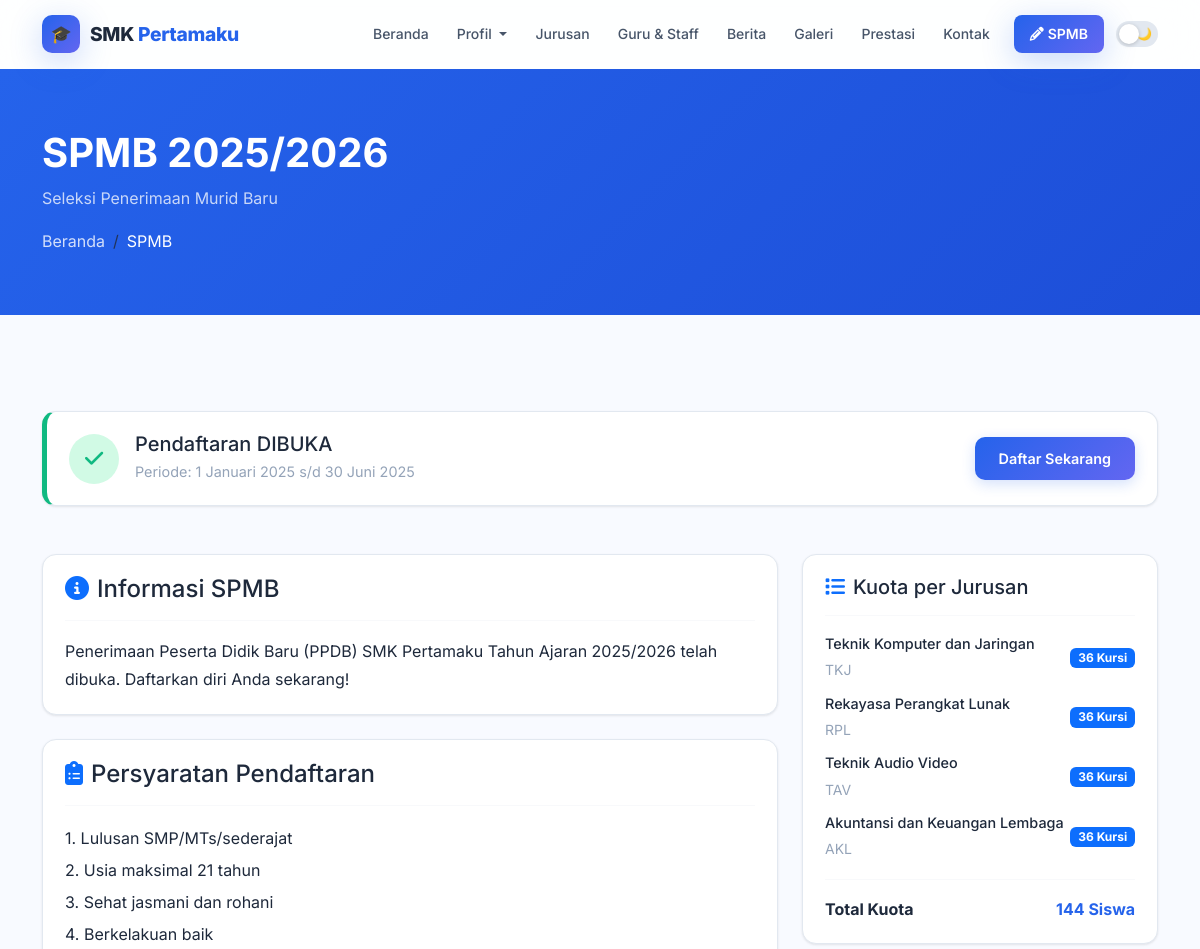
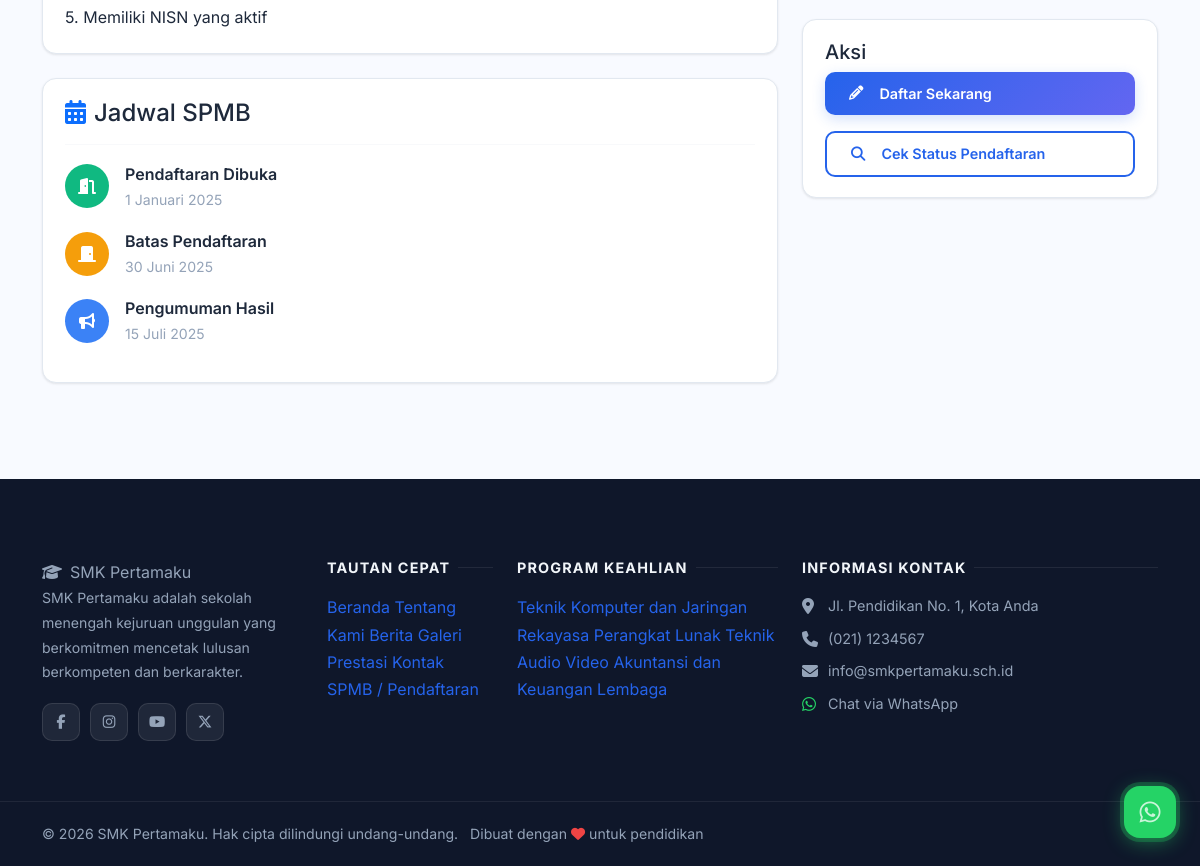
Page /spmb on the committed database (2 pictures, top to bottom).
### tables this page shows
CREATE TABLE IF NOT EXISTS `spmb_settings` (
  `id` INT AUTO_INCREMENT PRIMARY KEY,
  `academic_year` VARCHAR(20) NOT NULL,
  `open_date` DATE NOT NULL,
  `close_date` DATE NOT NULL,
  `announcement_date` DATE DEFAULT NULL,
  `quota_total` INT DEFAULT 144,
  `is_active` TINYINT(1) DEFAULT 1,
  `info` TEXT DEFAULT NULL,
  `requirements` LONGTEXT DEFAULT NULL,
  `created_at` TIMESTAMP DEFAULT CURRENT_TIMESTAMP
);

CREATE TABLE IF NOT EXISTS `programs` (
  `id` INT AUTO_INCREMENT PRIMARY KEY,
  `name` VARCHAR(200) NOT NULL,
  `code` VARCHAR(20) DEFAULT NULL,
  `description` LONGTEXT,
  `image` VARCHAR(255) DEFAULT NULL,
  `icon` VARCHAR(100) DEFAULT 'fas fa-laptop-code',
  `quota` INT DEFAULT 36,
  `is_active` TINYINT(1) DEFAULT 1,
  `sort_order` INT DEFAULT 0,
  `created_at` TIMESTAMP DEFAULT CURRENT_TIMESTAMP
);

CREATE TABLE IF NOT EXISTS `social_media` (
  `id` INT AUTO_INCREMENT PRIMARY KEY,
  `platform` VARCHAR(50) NOT NULL,
  `url` VARCHAR(255) NOT NULL,
  `icon` VARCHAR(100) DEFAULT NULL,
  `is_active` TINYINT(1) DEFAULT 1
);

### app/controllers/PublicController.php (called while the page is built, shortened)
<?php
class PublicController {
    public function spmbInfo() {
        $db = getDB();
        $res = $db->query("SELECT * FROM spmb_settings ORDER BY id DESC LIMIT 1");
        $spmbSettings = $res ? ($res->fetch_assoc() ?: []) : [];
        $resP = $db->query("SELECT * FROM programs WHERE is_active=1 ORDER BY sort_order");
        $programs = $resP ? $resP->fetch_all(MYSQLI_ASSOC) : [];
        require_once __DIR__ . '/../../views/public/spmb.php';
    }
}

### index.php (called while the page is built, shortened)
<?php
require_once __DIR__ . '/routes/web.php';

### app/helpers.php (called while the page is built, shortened)
<?php
function getSettings() {
    $db = getDB();
    $res = $db->query("SELECT `key`, value FROM settings");
    $data = [];
    while ($row = $res->fetch_assoc()) {
        $data[$row['key']] = $row['value'];
    }
    return $data;
}
function formatDate($date) {
    $months = ['','Januari','Februari','Maret','April','Mei','Juni',
               'Juli','Agustus','September','Oktober','November','Desember'];
    $d = date('j', strtotime($date));
    $m = $months[(int)date('n', strtotime($date))];
    $y = date('Y', strtotime($date));
    return "$d $m $y";
}

### views/public/spmb.php (the view, shortened to what this page needs)
<?php
require_once __DIR__ . '/../layouts/header.php';
?>
<div style="background:linear-gradient(135deg,var(--primary),var(--primary-dark));padding:60px 0;color:#fff;">
    <div class="container">
        <h1 class="fw-bold mb-2">SPMB <?= htmlspecialchars($spmbSettings['academic_year'] ?? '') ?></h1>
        <p class="mb-3 opacity-75">Seleksi Penerimaan Murid Baru</p>
        <nav aria-label="breadcrumb">
            <ol class="breadcrumb mb-0"><li class="breadcrumb-item"><a href="<?= APP_URL ?>/" style="color:rgba(255,255,255,0.8);">Beranda</a></li><li class="breadcrumb-item active text-white">SPMB</li></ol>
        </nav>
    </div>
</div>
<section class="section">
    <div class="container">
        <?php if (!empty($spmbSettings)): ?>
        <div class="card mb-5" style="border-left:5px solid <?= ($spmbSettings['is_active'] ?? 0) ? '#10b981' : '#ef4444' ?>;">
            <div class="card-body d-flex align-items-center gap-3">
                <div style="width:50px;height:50px;border-radius:50%;background:<?= ($spmbSettings['is_active'] ?? 0) ? '#d1fae5' : '#fee2e2' ?>;display:flex;align-items:center;justify-content:center;flex-shrink:0;">
                    <i class="fas fa-<?= ($spmbSettings['is_active'] ?? 0) ? 'check' : 'times' ?>" style="color:<?= ($spmbSettings['is_active'] ?? 0) ? '#10b981' : '#ef4444' ?>;font-size:1.3rem;"></i>
                </div>
                <div>
                    <h5 style="color:var(--text);margin:0;">Pendaftaran <?= ($spmbSettings['is_active'] ?? 0) ? 'DIBUKA' : 'DITUTUP' ?></h5>
                    <p style="color:var(--text-muted);margin:4px 0 0;font-size:0.9rem;">
                        Periode: <?= formatDate($spmbSettings['open_date'] ?? '') ?> s/d <?= formatDate($spmbSettings['close_date'] ?? '') ?>
                    </p>
                </div>
                <?php if ($spmbSettings['is_active'] ?? 0): ?>
                <a href="<?= APP_URL ?>/spmb/daftar" class="btn btn-primary ms-auto">Daftar Sekarang</a>
                <?php endif; ?>
            </div>
        </div>
        <?php endif; ?>
        <div class="row g-4">
            <div class="col-lg-8">
                <?php if (!empty($spmbSettings['info'])): ?>
                <div class="card mb-4">
                    <div class="card-body">
                        <h4 style="color:var(--text);"><i class="fas fa-info-circle me-2 text-primary"></i>Informasi SPMB</h4>
                        <hr style="border-color:var(--border);">
                        <div style="color:var(--text);line-height:1.8;"><?= nl2br(htmlspecialchars($spmbSettings['info'])) ?></div>
                    </div>
                </div>
                <?php endif; ?>
                <?php if (!empty($spmbSettings['requirements'])): ?>
                <div class="card mb-4">
                    <div class="card-body">
                        <h4 style="color:var(--text);"><i class="fas fa-clipboard-list me-2 text-primary"></i>Persyaratan Pendaftaran</h4>
                        <hr style="border-color:var(--border);">
                        <div style="color:var(--text);line-height:2;"><?= nl2br(htmlspecialchars($spmbSettings['requirements'])) ?></div>
                    </div>
                </div>
                <?php endif; ?>
                <div class="card">
                    <div class="card-body">
                        <h4 style="color:var(--text);"><i class="fas fa-calendar-alt me-2 text-primary"></i>Jadwal SPMB</h4>
                        <hr style="border-color:var(--border);">
                        <div class="timeline">
                            <?php
                            $timeline = [
                                ['label' => 'Pendaftaran Dibuka', 'date' => $spmbSettings['open_date'] ?? null, 'icon' => 'fa-door-open', 'color' => '#10b981'],
                                ['label' => 'Batas Pendaftaran', 'date' => $spmbSettings['close_date'] ?? null, 'icon' => 'fa-door-closed', 'color' => '#f59e0b'],
                                ['label' => 'Pengumuman Hasil', 'date' => $spmbSettings['announcement_date'] ?? null, 'icon' => 'fa-bullhorn', 'color' => '#3b82f6'],
                            ];
                            foreach ($timeline as $tl): if (empty($tl['date'])) continue; ?>
                            <div class="d-flex align-items-center gap-3 mb-3">
                                <div style="width:44px;height:44px;border-radius:50%;background:<?= $tl['color'] ?>;display:flex;align-items:center;justify-content:center;flex-shrink:0;">
                                    <i class="fas <?= $tl['icon'] ?>" style="color:#fff;"></i>
                                </div>
                                <div>
                                    <div style="color:var(--text);font-weight:600;"><?= $tl['label'] ?></div>
                                    <div style="color:var(--text-muted);font-size:0.88rem;"><?= formatDate($tl['date']) ?></div>
                                </div>
                            </div>
                            <?php endforeach; ?>
                        </div>
                    </div>
                </div>
            </div>
            <div class="col-lg-4">
                <div class="card mb-4">
                    <div class="card-body">
                        <h5 style="color:var(--text);"><i class="fas fa-list me-2 text-primary"></i>Kuota per Jurusan</h5>
                        <hr style="border-color:var(--border);">
                        <?php foreach ($programs as $prog): ?>
                        <div class="d-flex justify-content-between align-items-center mb-2">
                            <div>
                                <div style="color:var(--text);font-size:0.9rem;font-weight:500;"><?= htmlspecialchars($prog['name']) ?></div>
                                <?php if (!empty($prog['code'])): ?><small style="color:var(--text-muted);"><?= htmlspecialchars($prog['code']) ?></small><?php endif; ?>
                            </div>
                            <span class="badge bg-primary"><?= $prog['quota'] ?> Kursi</span>
                        </div>
                        <?php endforeach; ?>
                        <hr style="border-color:var(--border);">
                        <div class="d-flex justify-content-between">
                            <strong style="color:var(--text);">Total Kuota</strong>
                            <strong style="color:var(--primary);"><?= $spmbSettings['quota_total'] ?? 144 ?> Siswa</strong>
                        </div>
                    </div>
                </div>
                <div class="card">
                    <div class="card-body">
                        <h5 style="color:var(--text);">Aksi</h5>
                        <?php if ($spmbSettings['is_active'] ?? 0): ?>
                        <a href="<?= APP_URL ?>/spmb/daftar" class="btn btn-primary w-100 mb-3">
                            <i class="fas fa-pencil-alt me-2"></i>Daftar Sekarang
                        </a>
                        <?php else: ?>
                        <button class="btn btn-secondary w-100 mb-3" disabled>Pendaftaran Belum Dibuka</button>
                        <?php endif; ?>
                        <a href="<?= APP_URL ?>/spmb/cek" class="btn btn-outline-primary w-100">
                            <i class="fas fa-search me-2"></i>Cek Status Pendaftaran
                        </a>
                    </div>
                </div>
            </div>
        </div>
    </div>
</section>
<?php require_once __DIR__ . '/../layouts/footer.php'; ?>

### views/layouts/footer.php (shortened to what this page needs)
<?php
$settings = getSettings();
$schoolName = $settings['school_name'] ?? 'SMK Pertamaku';
$footerAbout = $settings['footer_about'] ?? '';
$address = $settings['school_address'] ?? '';
$phone = $settings['school_phone'] ?? '';
$email = $settings['school_email'] ?? '';
$whatsapp = $settings['whatsapp_number'] ?? '';
$currentYear = date('Y');
$db = getDB();
$progRes = $db->query("SELECT id, name FROM programs WHERE is_active=1 ORDER BY sort_order LIMIT 6");
$footerPrograms = $progRes ? $progRes->fetch_all(MYSQLI_ASSOC) : [];
$smRes = $db->query("SELECT * FROM social_media WHERE is_active=1");
$socialMedia = $smRes ? $smRes->fetch_all(MYSQLI_ASSOC) : [];
?>
</main>
<footer class="site-footer">
    <div class="container">
        <div class="row g-4">
            <div class="col-lg-3 col-md-6">
                <span class="footer-brand"><i class="fas fa-graduation-cap me-2"></i><?= htmlspecialchars($schoolName) ?></span>
                <p><?= htmlspecialchars($footerAbout) ?></p>
                <?php if ($socialMedia): ?>
                <div class="social-links">
                    <?php foreach ($socialMedia as $sm): ?>
                        <a href="<?= htmlspecialchars($sm['url']) ?>" target="_blank" rel="noopener" class="social-link" title="<?= htmlspecialchars($sm['platform']) ?>">
                            <i class="<?= htmlspecialchars($sm['icon'] ?? 'fas fa-link') ?>"></i>
                        </a>
                    <?php endforeach; ?>
                </div>
                <?php endif; ?>
            </div>
            <div class="col-lg-2 col-md-6">
                <h5>Tautan Cepat</h5>
                <a href="<?= APP_URL ?>/">Beranda</a>
                <a href="<?= APP_URL ?>/profil">Tentang Kami</a>
                <a href="<?= APP_URL ?>/berita">Berita</a>
                <a href="<?= APP_URL ?>/galeri">Galeri</a>
                <a href="<?= APP_URL ?>/prestasi">Prestasi</a>
                <a href="<?= APP_URL ?>/kontak">Kontak</a>
                <a href="<?= APP_URL ?>/spmb">SPMB / Pendaftaran</a>
            </div>
            <div class="col-lg-3 col-md-6">
                <h5>Program Keahlian</h5>
                <?php foreach ($footerPrograms as $prog): ?>
                    <a href="<?= APP_URL ?>/jurusan/<?= $prog['id'] ?>"><?= htmlspecialchars($prog['name']) ?></a>
                <?php endforeach; ?>
            </div>
            <div class="col-lg-4 col-md-6">
                <h5>Informasi Kontak</h5>
                <?php if ($address): ?>
                <div class="d-flex gap-2 mb-2">
                    <i class="fas fa-map-marker-alt mt-1" style="color:#94a3b8;width:18px;"></i>
                    <span style="color:var(--footer-text);font-size:0.9rem;"><?= htmlspecialchars($address) ?></span>
                </div>
                <?php endif; ?>
                <?php if ($phone): ?>
                <div class="d-flex gap-2 mb-2">
                    <i class="fas fa-phone mt-1" style="color:#94a3b8;width:18px;"></i>
                    <a href="tel:<?= preg_replace('/[^0-9+]/', '', $phone) ?>" style="color:var(--footer-text);font-size:0.9rem;"><?= htmlspecialchars($phone) ?></a>
                </div>
                <?php endif; ?>
                <?php if ($email): ?>
                <div class="d-flex gap-2 mb-2">
                    <i class="fas fa-envelope mt-1" style="color:#94a3b8;width:18px;"></i>
                    <a href="mailto:<?= htmlspecialchars($email) ?>" style="color:var(--footer-text);font-size:0.9rem;"><?= htmlspecialchars($email) ?></a>
                </div>
                <?php endif; ?>
                <?php if ($whatsapp): ?>
                <div class="d-flex gap-2 mb-2">
                    <i class="fab fa-whatsapp mt-1" style="color:#25d366;width:18px;"></i>
                    <a href="https://wa.me/<?= preg_replace('/[^0-9]/', '', $whatsapp) ?>" target="_blank" style="color:var(--footer-text);font-size:0.9rem;">Chat via WhatsApp</a>
                </div>
                <?php endif; ?>
            </div>
        </div>
    </div>
    <div class="footer-bottom">
        <div class="container">
            <p class="mb-0">
                &copy; <?= $currentYear ?> <?= htmlspecialchars($schoolName) ?>. Hak cipta dilindungi undang-undang.
                <span class="ms-2">Dibuat dengan <i class="fas fa-heart" style="color:#ef4444;"></i> untuk pendidikan</span>
            </p>
        </div>
    </div>
</footer>
<?php if ($whatsapp): ?>
<a href="https://wa.me/<?= preg_replace('/[^0-9]/', '', $whatsapp) ?>?text=Halo+<?= urlencode($schoolName) ?>%2C+saya+ingin+bertanya..."
   class="whatsapp-float" target="_blank" rel="noopener" title="Chat WhatsApp">
    <i class="fab fa-whatsapp"></i>
</a>
<?php endif; ?>
</body>
</html>

### rows in the picture
spmb_settings: academic_year "2025/2026", open_date "1 Januari 2025", close_date "30 Juni 2025", info "Penerimaan Peserta Didik Baru (PPDB) SMK Pertamaku Tahun Ajaran 2025/2026 telah dibuka. Daftarkan diri Anda sekarang!", requirements "1. Lulusan SMP/MTs/sederajat 2. Usia maksimal 21 tahun 3. Sehat jasmani dan rohani 4. Berkelakuan baik 5. Memiliki NISN yang aktif", quota_total "144"
programs: name "Teknik Komputer dan Jaringan", code "TKJ", quota "36"
programs: name "Rekayasa Perangkat Lunak", code "RPL", quota "36"
programs: name "Teknik Audio Video", code "TAV", quota "36"
programs: name "Akuntansi dan Keuangan Lembaga", code "AKL", quota "36"

### other values in the picture
explode(' ', $schoolName)[0] "SMK"
implode(' ', array_slice(explode(' ', $schoolName), 1)) "Pertamaku"
$tl['label'] "Pendaftaran Dibuka"
formatDate($tl['date']) "1 Januari 2025"
$tl['label'] "Batas Pendaftaran"
formatDate($tl['date']) "30 Juni 2025"
$tl['label'] "Pengumuman Hasil"
formatDate($tl['date']) "15 Juli 2025"
$schoolName "SMK Pertamaku"
$footerAbout "SMK Pertamaku adalah sekolah menengah kejuruan unggulan yang berkomitmen mencetak lulusan berkompeten dan berkarakter."
$address "Jl. Pendidikan No. 1, Kota Anda"
$phone "(021) 1234567"
$email "info@smkpertamaku.sch.id"
